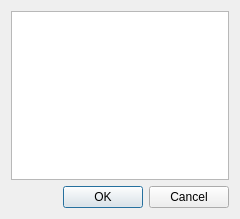
<?xml version="1.0" encoding="UTF-8"?>
<ui version="4.0">
 <class>QgsFilterTableFieldsDialog</class>
 <widget class="QDialog" name="QgsFilterTableFieldsDialog">
  <property name="geometry">
   <rect>
    <x>0</x>
    <y>0</y>
    <width>240</width>
    <height>219</height>
   </rect>
  </property>
  <property name="windowTitle">
   <string>Filter table column</string>
  </property>
  <layout class="QVBoxLayout" name="verticalLayout">
   <item>
    <widget class="QListWidget" name="mFieldsList"/>
   </item>
   <item>
    <widget class="QDialogButtonBox" name="buttonBox">
     <property name="orientation">
      <enum>Qt::Horizontal</enum>
     </property>
     <property name="standardButtons">
      <set>QDialogButtonBox::Cancel|QDialogButtonBox::Ok</set>
     </property>
    </widget>
   </item>
  </layout>
 </widget>
 <resources/>
 <connections>
  <connection>
   <sender>buttonBox</sender>
   <signal>accepted()</signal>
   <receiver>QgsFilterTableFieldsDialog</receiver>
   <slot>accept()</slot>
   <hints>
    <hint type="sourcelabel">
     <x>248</x>
     <y>254</y>
    </hint>
    <hint type="destinationlabel">
     <x>157</x>
     <y>274</y>
    </hint>
   </hints>
  </connection>
  <connection>
   <sender>buttonBox</sender>
   <signal>rejected()</signal>
   <receiver>QgsFilterTableFieldsDialog</receiver>
   <slot>reject()</slot>
   <hints>
    <hint type="sourcelabel">
     <x>316</x>
     <y>260</y>
    </hint>
    <hint type="destinationlabel">
     <x>286</x>
     <y>274</y>
    </hint>
   </hints>
  </connection>
 </connections>
</ui>
